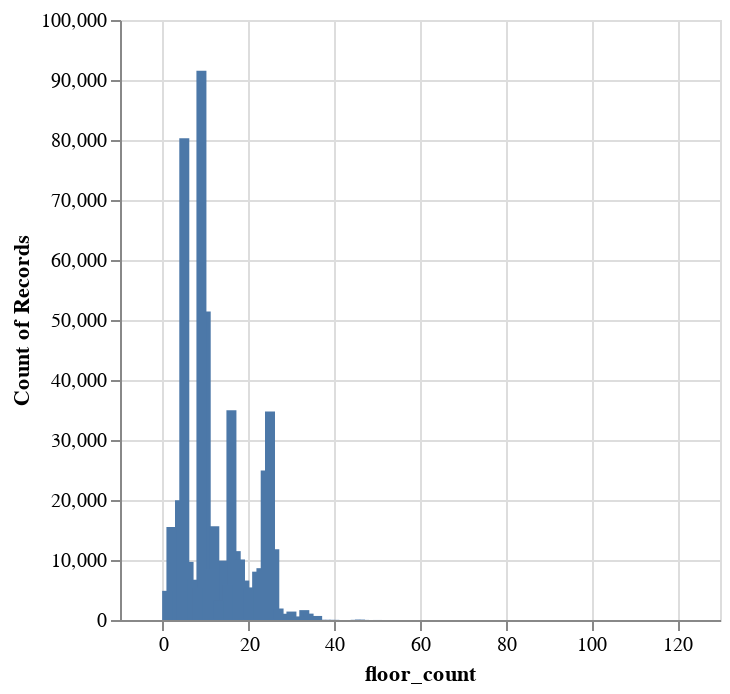

This figure's notebook cell:
### Code cell
alt.Chart(df_flats).mark_bar().encode(
    x = "floor_count:Q",
    y = "count()",
).interactive()

### Figure 1 — Vega specification as saved in the notebook (floating-point values rounded to 4 significant figures)
{"$schema": "https://vega.github.io/schema/vega/v5.json", "data": [{"name": "param_6_store"}, {"name": "source_0", "values": [{"__count": 80292, "floor_count": 5.0}, {"__count": 51420, "floor_count": 10.0}, {"__count": 4362, "floor_count": 21.0}, {"__count": 9686, "floor_count": 6.0}, {"__count": 11479, "floor_count": 17.0}, {"__count": 19941, "floor_count": 4.0}, {"__count": 91547, "floor_count": 9.0}, {"__count": 34944, "floor_count": 16.0}, {"__count": 6577, "floor_count": 19.0}, {"__count": 9897, "floor_count": 14.0}, {"__count": 15610, "floor_count": 12.0}, {"__count": 6711, "floor_count": 7.0}, {"__count": 15169, "floor_count": 3.0}, {"__count": 11792, "floor_count": 26.0}, {"__count": 5363, "floor_count": 8.0}, {"__count": 8637, "floor_count": 23.0}, {"__count": 5867, "floor_count": 15.0}, {"__count": 34770, "floor_count": 25.0}, {"__count": 10089, "floor_count": 18.0}, {"__count": 1040, "floor_count": 28.0}, {"__count": 8371, "floor_count": 11.0}, {"__count": 3279, "floor_count": 13.0}, {"__count": 8054, "floor_count": 22.0}, {"__count": 24935, "floor_count": 24.0}, {"__count": 1645, "floor_count": 33.0}, {"__count": 674, "floor_count": 36.0}, {"__count": 5430, "floor_count": 20.0}, {"__count": 1406, "floor_count": 30.0}, {"__count": 460, "floor_count": 31.0}, {"__count": 1915, "floor_count": 27.0}, {"__count": 15501, "floor_count": 2.0}, {"__count": 1064, "floor_count": 34.0}, {"__count": 199, "floor_count": 29.0}, {"__count": 4862, "floor_count": 1.0}, {"__count": 595, "floor_count": 32.0}, {"__count": 2, "floor_count": 44.0}, {"__count": 11, "floor_count": 39.0}, {"__count": 1, "floor_count": 126.0}, {"__count": 219, "floor_count": 35.0}, {"__count": 26, "floor_count": 40.0}, {"__count": 58, "floor_count": 46.0}, {"__count": 18, "floor_count": 37.0}, {"__count": 30, "floor_count": 45.0}, {"__count": 1, "floor_count": 58.0}, {"__count": 6, "floor_count": 50.0}, {"__count": 16, "floor_count": 47.0}, {"__count": 32, "floor_count": 38.0}, {"__count": 1, "floor_count": 43.0}, {"__count": 1, "floor_count": 125.0}, {"__count": 1, "floor_count": 87.0}, {"__count": 1, "floor_count": 71.0}, {"__count": 1, "floor_count": 54.0}, {"__count": 1, "floor_count": 72.0}, {"__count": 3, "floor_count": 41.0}, {"__count": 1, "floor_count": 60.0}, {"__count": 1, "floor_count": 52.0}, {"__count": 1, "floor_count": 63.0}, {"__count": 4, "floor_count": 42.0}, {"__count": 1, "floor_count": 109.0}, {"__count": 1, "floor_count": 94.0}, {"__count": 1, "floor_count": 48.0}, {"__count": 1, "floor_count": 55.0}]}, {"name": "source_0_x_domain_floor_count", "values": [{"min": 1.0, "max": 126.0}]}, {"name": "source_0_y_domain___count", "values": [{"min": 1, "max": 91547}]}], "signals": [{"name": "unit", "value": {}, "on": [{"events": "pointermove", "update": "isTuple(group()) ? group() : unit"}]}, {"name": "param_6", "update": "vlSelectionResolve(\"param_6_store\", \"union\")"}, {"name": "param_6_floor_count", "on": [{"events": [{"source": "view", "type": "dblclick"}], "update": "null"}, {"events": {"signal": "param_6_translate_delta"}, "update": "panLinear(param_6_translate_anchor.extent_x, -param_6_translate_delta.x / width)"}, {"events": {"signal": "param_6_zoom_delta"}, "update": "zoomLinear(domain(\"x\"), param_6_zoom_anchor.x, param_6_zoom_delta)"}]}, {"name": "param_6_tuple", "on": [{"events": [{"signal": "param_6_floor_count"}], "update": "param_6_floor_count ? {unit: \"\", fields: param_6_tuple_fields, values: [param_6_floor_count]} : null"}]}, {"name": "param_6_tuple_fields", "value": [{"field": "floor_count", "channel": "x", "type": "R"}]}, {"name": "param_6_translate_anchor", "value": {}, "on": [{"events": [{"source": "scope", "type": "pointerdown"}], "update": "{x: x(unit), y: y(unit), extent_x: domain(\"x\")}"}]}, {"name": "param_6_translate_delta", "value": {}, "on": [{"events": [{"source": "window", "between": [{"source": "scope", "type": "pointerdown"}, {"source": "window", "type": "pointerup"}], "consume": true, "type": "pointermove"}], "update": "{x: param_6_translate_anchor.x - x(unit), y: param_6_translate_anchor.y - y(unit)}"}]}, {"name": "param_6_zoom_anchor", "on": [{"events": [{"source": "scope", "type": "wheel", "consume": true}], "update": "{x: invert(\"x\", x(unit)), y: invert(\"y\", y(unit))}"}]}, {"name": "param_6_zoom_delta", "on": [{"events": [{"source": "scope", "type": "wheel", "consume": true}], "update": "pow(1.001, event.deltaY * pow(16, event.deltaMode))", "force": true}]}, {"name": "param_6_modify", "on": [{"events": {"signal": "param_6_tuple"}, "update": "modify(\"param_6_store\", param_6_tuple, true)"}]}], "marks": [{"type": "rect", "name": "marks", "from": {"data": "source_0"}, "encode": {"update": {"width": {"value": 5}, "y2": {"value": 0, "scale": "y"}, "xc": {"field": "floor_count", "scale": "x"}, "y": {"field": "__count", "scale": "y"}, "fill": {"value": "#4c78a8"}}}, "interactive": true, "style": ["bar"], "clip": true}], "scales": [{"name": "x", "type": "linear", "domain": [{"signal": "(data(\"source_0_x_domain_floor_count\")[0] || {}).min"}, {"signal": "(data(\"source_0_x_domain_floor_count\")[0] || {}).max"}], "range": [0, {"signal": "width"}], "padding": 5, "zero": false, "domainRaw": {"signal": "param_6[\"floor_count\"]"}, "nice": true}, {"name": "y", "type": "linear", "domain": [{"signal": "(data(\"source_0_y_domain___count\")[0] || {}).min"}, {"signal": "(data(\"source_0_y_domain___count\")[0] || {}).max"}], "range": [{"signal": "height"}, 0], "nice": true, "zero": true}], "axes": [{"scale": "x", "orient": "bottom", "gridScale": "y", "tickCount": {"signal": "ceil(width/40)"}, "grid": true, "zindex": 0, "minExtent": 0, "maxExtent": 0, "aria": false, "domain": false, "labels": false, "ticks": false}, {"scale": "y", "maxExtent": 0, "zindex": 0, "ticks": false, "tickCount": {"signal": "ceil(height/40)"}, "gridScale": "x", "labels": false, "aria": false, "minExtent": 0, "domain": false, "grid": true, "orient": "left"}, {"scale": "x", "labelFlush": true, "labelOverlap": true, "zindex": 0, "tickCount": {"signal": "ceil(width/40)"}, "grid": false, "orient": "bottom", "title": "floor_count"}, {"scale": "y", "orient": "left", "labelOverlap": true, "grid": false, "title": "Count of Records", "tickCount": {"signal": "ceil(height/40)"}, "zindex": 0}], "style": "cell", "width": 300, "padding": 5, "height": 300, "background": "white"}
